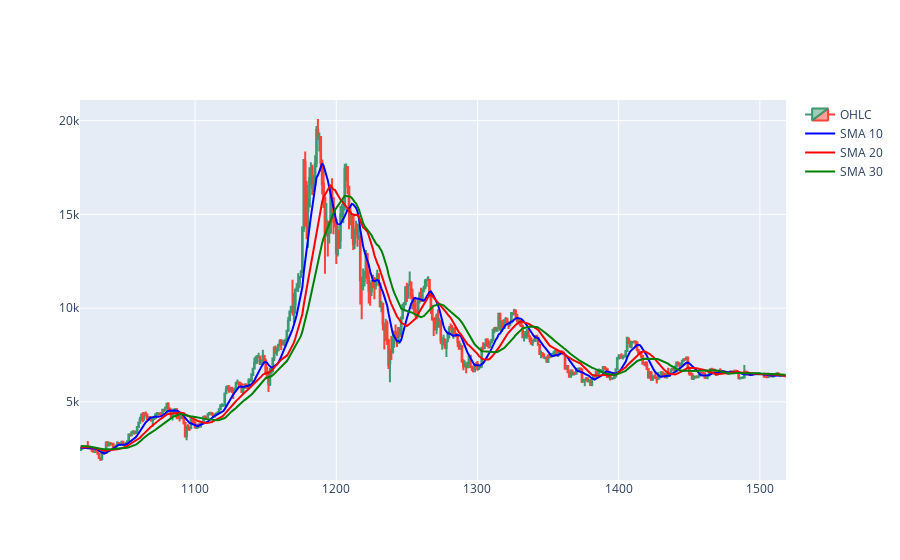

Write notebook code for a chart like this one.
### Code cell
dfpl = df[1000:1500]

fig = go.Figure(
    data = [
        go.Candlestick(
            x = dfpl.index,
            open = dfpl.Open,
            high = dfpl.High,
            low = dfpl.Low,
            close = dfpl.Close,
            name = 'OHLC'
        )
    ]
)

fig.add_trace(
    go.Scatter(
        x = dfpl.index,
        y = dfpl['SMA_10'],
        mode = 'lines',
        line = dict(color='blue'),
        name = 'SMA 10'
    )
)

fig.add_trace(
    go.Scatter(
        x = dfpl.index,
        y = dfpl['SMA_20'],
        mode = 'lines',
        line = dict(color='red'),
        name = 'SMA 20'
    )
)

fig.add_trace(
    go.Scatter(
        x = dfpl.index,
        y = dfpl['SMA_30'],
        mode = 'lines',
        line = dict(color='green'),
        name = 'SMA 30'
    )
)

fig.update_layout(xaxis_rangeslider_visible=False)
fig.show()

### Figure 1 — Plotly figure (JSON) as saved in the notebook; plotly's stock layout.template omitted (floating-point values rounded to 4 significant figures; data arrays with more than 128 entries replaced by an {"elided": "..."} marker saying what was removed)
{"data": [{"close": {"elided": "500 float values"}, "high": {"elided": "500 float values"}, "low": {"elided": "500 float values"}, "name": "OHLC", "open": {"elided": "500 float values"}, "type": "candlestick", "x": {"elided": "500 int values"}}, {"line": {"color": "blue"}, "mode": "lines", "name": "SMA 10", "type": "scatter", "x": {"elided": "500 int values"}, "y": {"elided": "500 float values"}}, {"line": {"color": "red"}, "mode": "lines", "name": "SMA 20", "type": "scatter", "x": {"elided": "500 int values"}, "y": {"elided": "500 float values"}}, {"line": {"color": "green"}, "mode": "lines", "name": "SMA 30", "type": "scatter", "x": {"elided": "500 int values"}, "y": {"elided": "500 float values"}}], "layout": {"xaxis": {"rangeslider": {"visible": false}}}}
